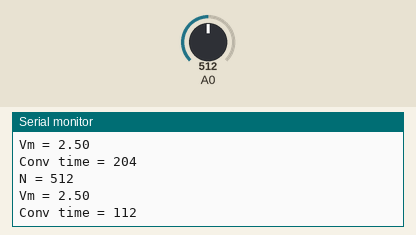
A sketch run on a simulated Arduino Uno, built with avr-gcc and run on an emulated ATmega328P. On the bench: the last lines printed to the serial monitor. The test bench sets the inputs (shaded band); at power-on: A0 = 512.

Above: at 1.8 s.
1.9 s: A0 set to 716
At 2.6 s:
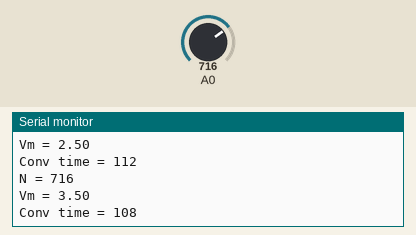
3.4 s: A0 set to 900
At 4.8 s:
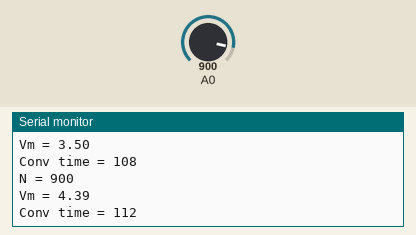
Timing chart, 0 to 6.4 s (numbered marks = the images above; inputs shaded):
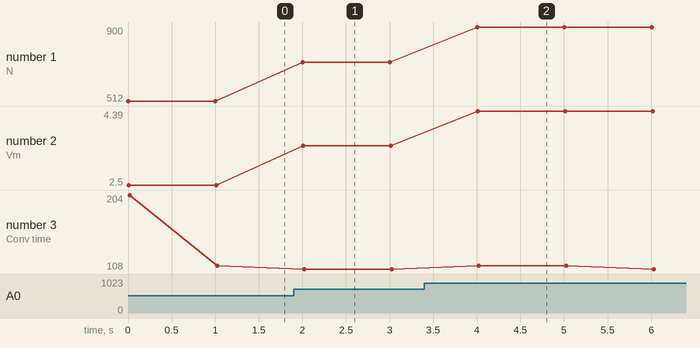

Measured:
- after the input at 1.9 s, the serial monitor: prints a new line after 0.10 s (image 1)
- after the input at 3.4 s, the serial monitor: prints a new line after 0.60 s (image 2)
- plotted number 1: 512 → 716 after the input at 1.9 s, 716 → 900 after the input at 3.4 s
- plotted number 2: 2.5 → 3.5 after the input at 1.9 s, 3.5 → 4.39 after the input at 3.4 s

The sketch:

ADC.ino
```cpp
//The purpose of this program is to perform the analogue to digital conversion,
//the display of the digital value N and the corresponding voltage Vm (calculated from N) on the serial monitor.
//The sampling period is 1000 ms.

int N;
float Vm;

void setup() {
  Serial.begin(9600);
}

void loop() {
  int T1 = micros(); //to measure the time of conversion//
  N = analogRead(A0);
  int T2 = micros();
  Serial.print("N = ");
  Serial.println(N);

  Vm = (float) (N*5)/1024;
  Serial.print("Vm = ");
  Serial.println(Vm);

  Serial.print("Conv time = ");
  Serial.println(T2 - T1);
  delay(1000); //1000ms instead of 500 because of the speed//
}
```
